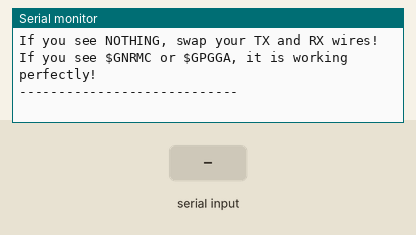
A sketch run on a simulated Raspberry Pi Pico. On the bench: the last lines printed to the serial monitor. Inputs (shaded band) come from the test bench.

Above: at 1.2 s.
1.3 s: "1" received over the second serial link
At 1.6 s:
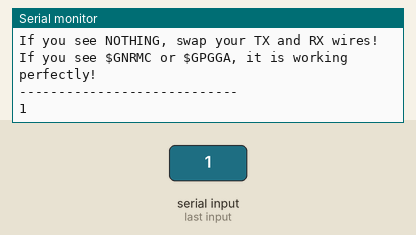
2.8 s: "0" received over the second serial link
At 4.0 s:
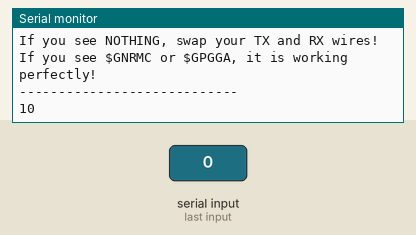

The sketch:

gps_test.ino
```cpp
void setup() {
  Serial.begin(115200);

  // Wait for the Serial monitor to open
  while (!Serial) {
    delay(10);
  }

  Serial.println("\n--- GPS Passthrough Test ---");
  Serial.println("Testing baud rate: 9600");
  Serial.println("If you see gibberish (), the baud rate is wrong.");
  Serial.println("If you see NOTHING, swap your TX and RX wires!");
  Serial.println("If you see $GNRMC or $GPGGA, it is working perfectly!");
  Serial.println("----------------------------\n");

  // Set up Serial1 for the GPS (GP0 = TX, GP1 = RX)
  Serial1.setRX(1);
  Serial1.setTX(0);
  Serial1.begin(9600);
}

void loop() {
  // Read from GPS and print to Computer
  if (Serial1.available()) {
    Serial.write(Serial1.read());
  }

  // Read from Computer and send to GPS (useful for config)
  if (Serial.available()) {
    Serial1.write(Serial.read());
  }
}
```

Measured:
- after the input at 1.3 s, the serial monitor: prints a new line at once (image 1)
- after the input at 2.8 s, the serial monitor: prints a new line at once (image 2)
